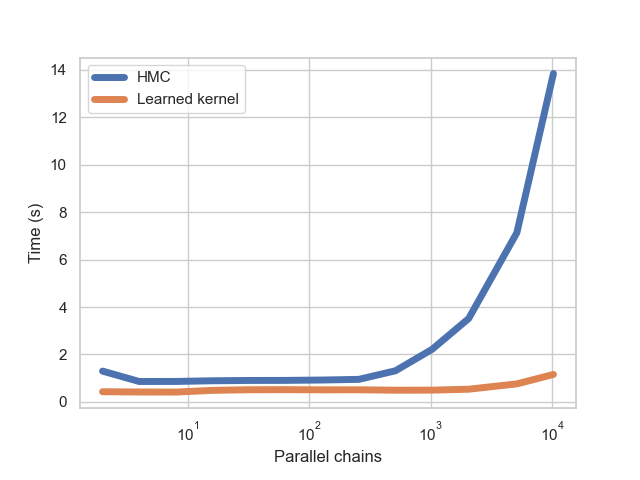

Reproduce this figure in Python.
import numpy as np
import pandas as pd
import seaborn as sns
import matplotlib.pyplot as plt
from pathlib import Path
import os

sns.set_context("paper")

figures_dir = "./plots/time.png"
data_path = Path("./plots/data_for_plots")

hmc = np.load(data_path / Path(f"hmc_time_German.npy"))
learned_kernel = np.load(data_path / Path(f"learned_kernel_time_German.npy"))

data_hmc = {
    'x': hmc[0],
    'y': hmc[1],
    }

data_learned_kernel = {
    'x': learned_kernel[:13],
    'y1': learned_kernel[13:],
    }


df_hmc = pd.DataFrame(data_hmc)
df_learned_kernel = pd.DataFrame(data_learned_kernel)

# palette='viridis',

sns.set(style="whitegrid", rc={"grid.alpha": 1.})

sns.lineplot(x='x', y='y', data=df_hmc, alpha=1., label='HMC', linewidth=5)
sns.lineplot(x='x', y='y1', data=df_learned_kernel, alpha=1., label='Learned kernel', linewidth=5)

# plt.title('Your Title')

plt.xlabel('Parallel chains')
plt.ylabel('Time (s)')
plt.xscale('log')
plt.subplots_adjust(bottom=0.15)  # Adjust the bottom margin as needed

plt.savefig(figures_dir)
